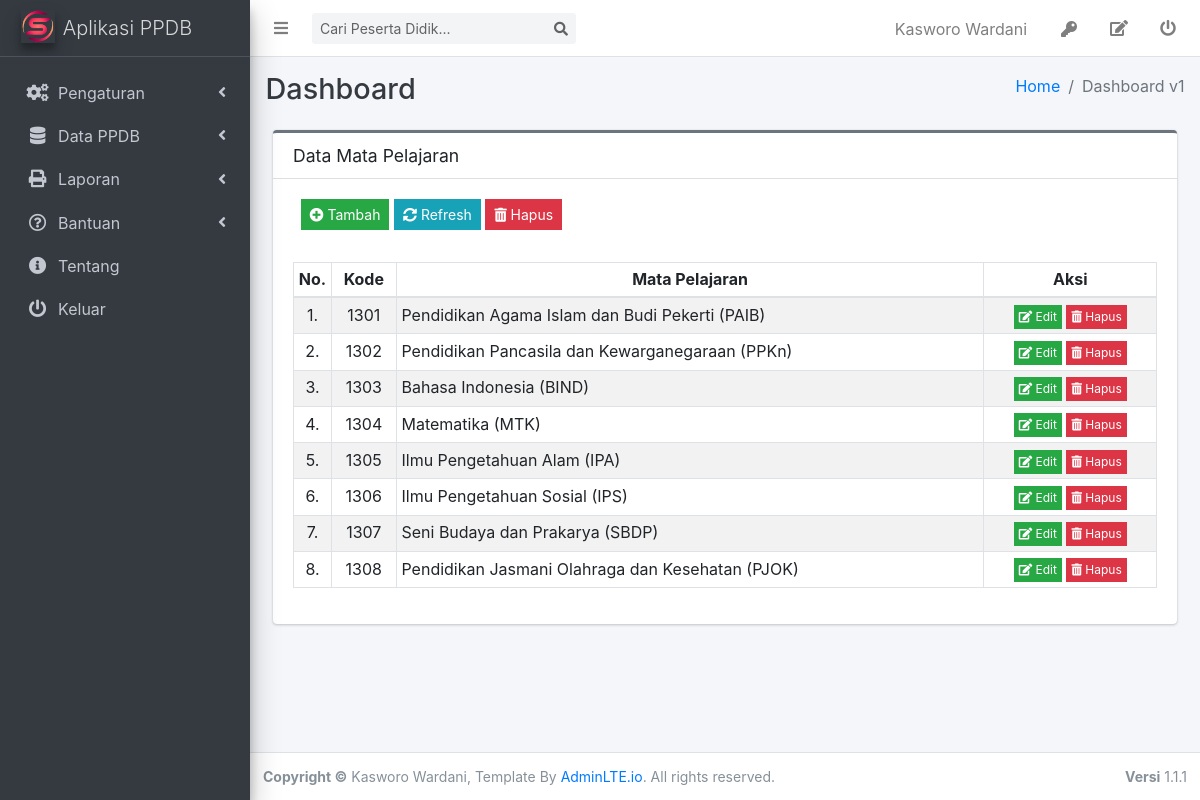
The app's page /admin/index.php?p=datamapel (signed in) with its own data.
### tables this page shows
CREATE TABLE `tb_user` (
  `iduser` int(11) NOT NULL AUTO_INCREMENT,
  `username` varchar(50) NOT NULL,
  `nama` varchar(250) NOT NULL,
  `jbtdinas` enum('1','2','3','4','5') DEFAULT NULL,
  `passwd` varchar(250) DEFAULT NULL,
  `level` enum('0','1') DEFAULT NULL,
  `aktif` enum('0','1') DEFAULT NULL,
  `jbtpanitia` enum('1','2','3','4','5','6') NOT NULL,
  `nip` varchar(18) NOT NULL,
  `tmplahir` varchar(250) DEFAULT NULL,
  `tgllahir` date DEFAULT NULL,
  `alamat` varchar(250) NOT NULL,
  `desa` varchar(250) NOT NULL,
  `logakhir` datetime NOT NULL,
  `kec` varchar(250) NOT NULL,
  `kab` varchar(250) NOT NULL,
  `prov` varchar(250) NOT NULL,
  `kdpos` char(5) NOT NULL,
  `email` varchar(250) NOT NULL,
  `nohp` char(15) NOT NULL,
  `foto` varchar(250) NOT NULL,
  `agama` enum('A','B','C','D','E','F') DEFAULT NULL,
  `gender` enum('L','P') DEFAULT NULL,
  `tglupdate` date DEFAULT NULL,
  PRIMARY KEY (`iduser`)
);

CREATE TABLE `tb_mapel` (
  `kdmapel` char(4) NOT NULL,
  `akmapel` char(4) NOT NULL,
  `nmmapel` varchar(50) DEFAULT NULL,
  PRIMARY KEY (`kdmapel`)
);

### admin/dbfunction.php (called while the page is built, shortened)
<?php
    $conn=mysqli_connect("localhost","root","password");
    mysqli_select_db($conn,"smpnlipa_ppdb") or die('Error selecting MySQL database: ' . mysqli_error);
    function viewdata($tbl, $key='', $id='', $ord='' ){
        global $conn;
        if($key=='' && $id=='' && $ord==''){
            $sql="SELECT*FROM $tbl";
        }
        else if($key=='' && $id==''){
            $sql="SELECT*FROM $tbl ORDER BY $ord";
        }
        elseif($ord==''){
            $sql="SELECT*FROM $tbl WHERE $key='$id'";
        }
        else {
            $sql="SELECT*FROM $tbl WHERE $key = '$id' ORDER BY $ord";
        }
        $result=mysqli_query($conn, $sql);
        $rows=[];
        while($row=mysqli_fetch_assoc($result)){
            $rows[]=$row;
        }
        return $rows;
    }
?>

### admin/mapel_tampil.php (the view, shortened to what this page needs)
<div class="col-sm-12">
    <div class="card card-secondary card-outline">
        <div class="card-header">
            <h4 class="card-title">Data Mata Pelajaran</h4>
        </div>
        <div class="card-body">
            <div class="form-group mb-2">
                <div class="col-sm-12">
                    <button class="btn btn-flat btn-success btn-sm" id="btnTambah" data-toggle="modal" data-target="#myAddMapel">
                        <i class="fas fa-plus-circle"></i>&nbsp;Tambah
                    </button>
                    <button class="btn btn-flat btn-info btn-sm" id="btnRefresh">
                        <i class="fas fa-sync-alt"></i>&nbsp;Refresh
                    </button>
                    <button id="hapusall" class="btn btn-flat btn-danger btn-sm">
                        <i class="fas fa-trash-alt"></i>&nbsp;Hapus
                    </button>
                </div>
            </div>
            <br/>
            <div class="table-responsive">
              <table id="tb_kurikulum" class="table table-bordered table-striped table-sm">
                <thead>
                <tr>
                  <th style="text-align: center;width:2.5%">No.</th>
                  <th style="text-align: center;width:7.5%">Kode</th>
                  <th style="text-align: center">Mata Pelajaran</th>
                  <th style="text-align: center;width:20%">Aksi</th>
                </tr>
                </thead>
                <tbody>
                <?php
                    $qk=viewdata("tb_mapel");
                    $no=0;
                    foreach($qk as $k)
                    {
                        $no++;
                ?>
                <tr>
                  <td style="text-align:center"><?php echo $no.'.';?></td>
                  <td style="text-align:center"><?php echo $k['kdmapel'];?></td>
                  <td><?php echo $k['nmmapel'].' ('.$k['akmapel'].')';?></td>
                  <td style="text-align: center">
                    <a href="#myAddMapel" data-toggle="modal" data-id="<?php echo $k['kdmapel'];?>" class="btn btn-xs btn-success btn-flat btnUpdate">
                        <i class="fas fa-edit"></i>&nbsp;Edit
                    </a>
                    <button data-id="<?php echo $k['kdmapel'];?>" class="btn btn-xs btn-danger btn-flat btnHapus">
                        <i class="fas fa-trash-alt"></i>&nbsp;Hapus
                    </button>
                  </td>
                </tr>
                <?php } ?>
                </tbody>
              </table>
            </div>
        </div>
    </div>
</div>

### admin/index.php (shortened to what this page needs)
<?php
	include "dbfunction.php";
	$u=viewdata("tb_user","iduser",$_COOKIE['id'])[0];
	$nama=$u['nama'];
	$level=$u['level'];
?>
<!DOCTYPE html>
<html>
<head>
	<link rel="stylesheet" href="../assets/css/all.min.css">
	<link rel="stylesheet" href="../assets/plugins/overlayScrollbars/css/OverlayScrollbars.min.css">
	<link rel="stylesheet" href="../assets/css/adminlte.min.css">
	<link rel="stylesheet" href="../assets/plugins/sweetalert2-theme-bootstrap-4/bootstrap-4.min.css">
	<link rel="stylesheet" href="../assets/plugins/toastr/toastr.min.css">
	<link rel="stylesheet" href="../assets/plugins/select2/css/select2.min.css">
	<link rel="stylesheet" href="../assets/plugins/select2-bootstrap4-theme/select2-bootstrap4.min.css">
	<link rel="stylesheet" href="../assets/plugins/datatables-bs4/css/dataTables.bootstrap4.min.css">
	<link rel="stylesheet" href="../assets/plugins/datatables-responsive/css/responsive.bootstrap4.min.css">
	<link rel="stylesheet" type="text/css" href="../assets/css/jquery.datetimepicker.css">
	<link rel="stylesheet" type="text/css" href="../assets/css/dropzone.css"/>
</head>
</head>
<body class="skihold-transition sidebar-mini layout-fixed layout-navbar-fixed layout-footer-fixed">
<div class="wrapper">
	<nav class="main-header navbar navbar-expand navbar-white navbar-light">
		<ul class="navbar-nav">
			<li class="nav-item">
				<a class="nav-link" data-widget="pushmenu" href="#" role="button">
					<i class="fas fa-bars"></i>
				</a>
			</li>
		</ul>
		<div class="form-inline ml-2">
			<div class="input-group input-group-sm">
				<input class="form-control form-control-navbar" type="search" id="dicari" placeholder="Cari Peserta Didik..." aria-label="Search">
				<div class="input-group-append">
					<button class="btn btn-navbar" id="goleki">
						<i class="fas fa-search"></i>
					</button>
				</div>
			</div>
		</div>
		<ul class="navbar-nav ml-auto">
			<li class="nav-item">
				<span class="btn nav-link">
					<?php echo $nama;?>
				</span>
			</li>
			<li class="nav-item">
				<span class="btn nav-link"  data-toggle="modal" data-target="#myPassword" title="Ganti Password">
				<i class="fas fa-key"></i>
				</span>
			</li>
			<li class="nav-item">
				<a href="index.php?p=adduser&m=3" class="nav-link" title="Edit Data">
				<i class="fas fa-edit"></i>
				</a>
			</li>
			<li class="nav-item">
				<a class="nav-link" href="logout.php" title="Keluar / Logout">
					<i class="fas fa-power-off"></i>
				</a>
		</li>
		</ul>
	</nav>
  <aside class="main-sidebar sidebar-dark-primary elevation-4">
	<a href="index.php?p=dashboard" class="brand-link">
	  <img src="../assets/img/logo.png" width="100" class="brand-image elevation-3"
		   style="opacity: 1.0">
	 <span class="brand-text font-weight-light">Aplikasi PPDB</span>
	</a>
	<div class="sidebar">
	  <nav class="mt-3 pb-3 mb-3">
		<ul class="nav nav-pills nav-sidebar flex-column" data-widget="treeview" role="menu" data-accordion="false">
			<?php	if($level=='1'){ ?>
		  <li class="nav-item has-treeview">
		  	<a href="#" class="nav-link">
				<i class="nav-icon fas fa-cogs"></i>
				<p>
					Pengaturan
				</p>
				<i class="fas fa-angle-left right"></i>
			</a>
		  </li>
		  <li class="nav-item has-treeview">
			<a href="#" class="nav-link">
			  <i class="nav-icon fas fa-database"></i>
			  <p>
				Data PPDB
				<i class="fas fa-angle-left right"></i>
			  </p>
			</a>
		  </li>
		  <li class="nav-item has-treeview">
			<a href="#" class="nav-link">
			  <i class="nav-icon fas fa-print"></i>
			  <p>
				Laporan
				<i class="fas fa-angle-left right"></i>
			  </p>
			</a>
		  </li>
		  <?php } ?>
		  <li class="nav-item">
			<a href="#" class="nav-link">
			  <i class="far fa-question-circle nav-icon"></i>
			  <p>
				Bantuan
				<i class="fas fa-angle-left right"></i>
			  </p>
			</a>
		   </li>
		   <li class="nav-item">
			   <a href="#" class="nav-link">
				 <i class="fas fa-info-circle nav-icon"></i>
				 <p>Tentang</p>
			   </a>
			</li>
			  <li class="nav-item">
				<a href="logout.php" class="nav-link">
				  <i class="fas fa-power-off nav-icon"></i>
				  <p>Keluar</p>
				</a>
			  </li>
		</ul>
	  </nav>
	</div>
  </aside>
  <div class="content-wrapper">
	<div class="content-header">
	  <div class="container-fluid">
		<div class="row mb-2">
		  <div class="col-sm-6">
			<h1 class="m-0 text-dark">Dashboard</h1>
		  </div>
		  <div class="col-sm-6">
			<ol class="breadcrumb float-sm-right">
			  <li class="breadcrumb-item"><a href="#">Home</a></li>
			  <li class="breadcrumb-item active">Dashboard v1</li>
			</ol>
		  </div>
		</div>
	  </div>
	</div>
	<section class="content">
	  <div class="container-fluid">
		<div class="form-group">
		<?php
			if(!isset($_GET['p']) || $_GET['p']=='' || $_GET['p']=='dashboard') {include "dashboard.php";}
			else if($_GET['p']=='datasekolah') {include "sekolah_tampil.php";}
			else if($_GET['p']=='datauser') {include "user_tampil.php";}
			else if($_GET['p']=='adduser'){include "user_form.php";}
			else if($_GET['p']=='jadwal') {include "jadwal_tampil.php";}
			else if($_GET['p']=='pagu') {include "pagu_tampil.php";}
			else if($_GET['p']=='syarat') {include "syarat_tampil.php";}
			else if($_GET['p']=='datamapel') {include "mapel_tampil.php";}
		?>
		</div>
	  </div>
	</section>
  </div>
  <footer class="main-footer text-sm">
	<strong>Copyright &copy;</strong> Kasworo Wardani, Template By <a href="http://adminlte.io">AdminLTE.io</a>.
	All rights reserved.
	<div class="float-right d-none d-sm-inline-block">
	  <b>Versi</b> 1.1.1
	</div>
  </footer>
</div>
</body>
</html>

### records on screen
tb_user: nama "Kasworo Wardani"
tb_mapel: kdmapel "1301", nmmapel "Pendidikan Agama Islam dan Budi Pekerti", akmapel "PAIB"
tb_mapel: kdmapel "1302", nmmapel "Pendidikan Pancasila dan Kewarganegaraan", akmapel "PPKn"
tb_mapel: kdmapel "1303", nmmapel "Bahasa Indonesia", akmapel "BIND"
tb_mapel: kdmapel "1304", nmmapel "Matematika", akmapel "MTK"
tb_mapel: kdmapel "1305", nmmapel "Ilmu Pengetahuan Alam", akmapel "IPA"
tb_mapel: kdmapel "1306", nmmapel "Ilmu Pengetahuan Sosial", akmapel "IPS"
tb_mapel: kdmapel "1307", nmmapel "Seni Budaya dan Prakarya", akmapel "SBDP"
tb_mapel: kdmapel "1308", nmmapel "Pendidikan Jasmani Olahraga dan Kesehatan", akmapel "PJOK"
